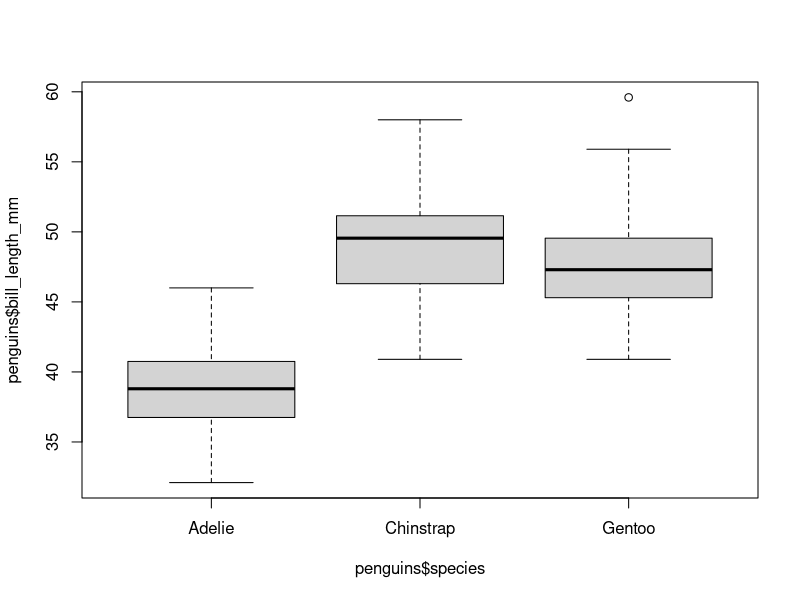

Source code (R):
## ---- chunk 1
knitr::opts_chunk$set(echo = TRUE)
## ---- chunk 2
library(tidyverse)
library(palmerpenguins)

penguins # this is the dataset

## ---- chunk 3
glimpse(penguins)
summary(penguins)
## ---- chunk 4
boxplot(penguins$bill_length_mm ~ penguins$species)

## Note: we recommend ggplot for the final report (and any other reports), 
## but we're just taking a look here so we'll use base R

## ---- chunk 5
penguins_clean <- penguins %>% 
  filter(!is.na(bill_length_mm) & !is.na(bill_depth_mm) & 
           !is.na(flipper_length_mm) & !is.na(body_mass_g) & 
           !is.na(sex))

summary(penguins_clean)
## ---- chunk 6
penguins_clean <- penguins_clean %>% mutate(
  treatment = case_when(species=="Adelie" ~ 1,
                        species!="Adelie" ~ 0))

## Let's run a small sanity check to make sure this makes sense
penguins_clean %>% select(species, treatment) %>% head(10)
table(penguins_clean$treatment)
table(penguins_clean$species)
## ---- chunk 7
prop_model <- glm(treatment ~ sex + island + body_mass_g, data=penguins_clean, family=binomial)


penguins_clean <- penguins_clean %>% 
  mutate(predicted_propensity = 
           predict(prop_model, data = penguins_clean, type = "response"))

# Now we use our forecast to create matches. 
# For every penguin who was actually treated (species=Adelie) 
# we want the untreated penguin who was considered as similar 
# to them (based on propensity score) as possible.

penguins_clean <- 
  penguins_clean %>% 
  arrange(predicted_propensity, treatment)

## We will use the arm package which contains the matching function 
## This finds which is the closest of the ones that were treated, to 
## each one that was not treated.

library(arm)

matches <- matching(z = penguins_clean$treatment, 
                         score = penguins_clean$predicted_propensity)

# Note: There are other ways to "match" the pairs, if you use an alternative approach in your final project just be sure to explain how you're performing the matching.
# Ex1. MatchIt https://cran.r-project.org/web/packages/MatchIt/vignettes/MatchIt.html
# Ex2. https://cran.r-project.org/web/packages/Matching/Matching.pdf

penguins_clean <- cbind(penguins_clean, matches)

## Now we can reduce the data to only contain the matches
penguins_matched <- 
  penguins_clean %>% 
  filter(match.ind != 0)

## ---- chunk 8
# Now we can examinethe 'effect' of being in the treatment group on
# on the average bill length.

prop_reg_model <- 
  lm(bill_length_mm ~ treatment, 
                data = penguins_matched)


summary(prop_reg_model)

## OR huxtable::huxreg(prop_reg_model)
## OR kable()
## OR broom
